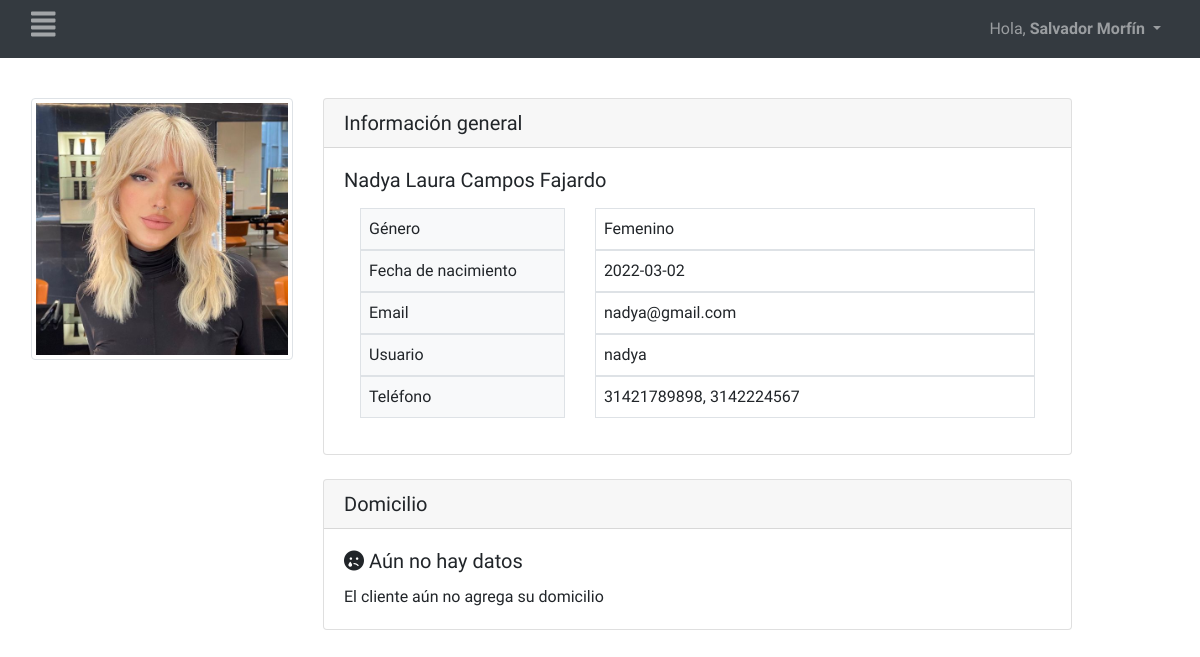
The app's page /vistas/admin/infoCliente.php?id=30 (signed in) with its own data.
### tables this page shows
CREATE TABLE `personas` (
  `id_persona` int(12) NOT NULL,
  `fk_tipoUsuario` int(12) NOT NULL,
  `fk_estado` int(12) NOT NULL,
  `nombres` varchar(30) NOT NULL,
  `apellidoPaterno` varchar(20) NOT NULL,
  `apellidoMaterno` varchar(20) NOT NULL,
  `genero` varchar(35) NOT NULL,
  `fechaNacimiento` date NOT NULL,
  `email` varchar(50) NOT NULL,
  `usuario` varchar(30) NOT NULL,
  `password` varchar(100) NOT NULL,
  `telefono1` varchar(50) NOT NULL,
  `telefono2` varchar(50) NOT NULL,
  `foto` varchar(250) NOT NULL,
  `CURP` varchar(20) DEFAULT NULL,
  `RFC` varchar(20) DEFAULT NULL,
  `numSeguro` int(20) DEFAULT NULL,
  `salario` int(20) DEFAULT NULL,
  `estadoCivil` varchar(25) DEFAULT NULL,
  `fechaRegistro` timestamp NOT NULL DEFAULT current_timestamp(),
  `tipoSangre` varchar(15) DEFAULT NULL,
  `areaTrabajo` varchar(30) NOT NULL
);

### vistas/admin/infoCliente.php (the view, shortened to what this page needs)
<?php include("../../templates/admin/header.php"); ?>
<?php
$mysqli = emple($_REQUEST['id']);
function emple($id)
{
    include '../../funciones/BD.php';
    $sentencia = "SELECT P.*, D.tipo, E.nombre FROM personas P
    INNER JOIN tipousuarios D on P.fk_tipoUsuario=D.id_tipoUsuario
    INNER JOIN estados E on P.fk_estado=E.id_estado WHERE P.fk_estado=1 AND P.id_persona='" . $id . "'";
    $resultado = mysqli_query($mysqli, $sentencia);
    $result = mysqli_fetch_assoc($resultado);
    $sql1 = "SELECT * FROM `domicilios` WHERE fk_persona='" . $id . "'";
    $domicilio = mysqli_query($mysqli, $sql1);
    $row1 = mysqli_fetch_assoc($domicilio);
?>
    <div class="container-fluid">
        <div class="row">
            <div class="col-md-3" style="text-align: center">
                <?php echo "<img  src='../../assets/img/empleados/";
                echo $result['foto'];
                echo "'class='img-thumbnail'>";
                ?>
            </div>
            <div class="col-md-8">
                <div class="card">
                    <h5 class="card-header">Información general</h5>
                    <div class="card-body">
                        <h5 class="card-title"><?php echo $result['nombres'] ?> <?php echo $result['apellidoPaterno']; ?> <?php echo $result['apellidoMaterno']; ?></h5>
                        <p class="card-text">
                        <div class="container px-3">
                            <div class="row gx-3">
                                <div class="col-4">
                                    <div class="p-2 border bg-light">Género</div>
                                </div>
                                <div class="col-8">
                                    <div class="p-2 border"><?php echo $result['genero']; ?></div>
                                </div>
                            </div>
                        </div>
                        <div class="container px-3">
                            <div class="row gx-3">
                                <div class="col-4">
                                    <div class="p-2 border bg-light">Fecha de nacimiento</div>
                                </div>
                                <div class="col-8">
                                    <div class="p-2 border"><?php echo $result['fechaNacimiento']; ?></div>
                                </div>
                            </div>
                        </div>
                        <div class="container px-3">
                            <div class="row gx-3">
                                <div class="col-4">
                                    <div class="p-2 border bg-light">Email</div>
                                </div>
                                <div class="col-8">
                                    <div class="p-2 border"><?php echo $result['email']; ?></div>
                                </div>
                            </div>
                        </div>
                        <div class="container px-3">
                            <div class="row gx-3">
                                <div class="col-4">
                                    <div class="p-2 border bg-light">Usuario</div>
                                </div>
                                <div class="col-8">
                                    <div class="p-2 border"><?php echo $result['usuario']; ?></div>
                                </div>
                            </div>
                        </div>
                        <div class="container px-3">
                            <div class="row gx-3">
                                <div class="col-4">
                                    <div class="p-2 border bg-light">Teléfono</div>
                                </div>
                                <div class="col-8">
                                    <div class="p-2 border"><?php echo $result['telefono1']; ?>, <?php echo $result['telefono2']; ?></div>
                                </div>
                            </div>
                        </div>
                        </p>
                    </div>
                </div><br>
                <div class="card">
                    <h5 class="card-header">Domicilio</h5>
                    <?php
                    if (mysqli_num_rows($domicilio) > 0) {
                    ?>
                        <div class="card-body">
                            <p class="card-text">
                            <div class="container px-3">
                                <div class="row gx-3">
                                    <div class="col-4">
                                        <div class="p-2 border bg-light">Localidad</div>
                                    </div>
                                    <div class="col-8">
                                        <div class="p-2 border"><?php echo $row1['localidad'] ?></div>
                                    </div>
                                </div>
                            </div>
                            <div class="container px-3">
                                <div class="row gx-3">
                                    <div class="col-4">
                                        <div class="p-2 border bg-light">Colonia</div>
                                    </div>
                                    <div class="col-8">
                                        <div class="p-2 border"><?php echo $row1['colonia'] ?></div>
                                    </div>
                                </div>
                            </div>
                            <div class="container px-3">
                                <div class="row gx-3">
                                    <div class="col-4">
                                        <div class="p-2 border bg-light">Calle</div>
                                    </div>
                                    <div class="col-8">
                                        <div class="p-2 border"><?php echo $row1['calle'] ?></div>
                                    </div>
                                </div>
                            </div>
                            <div class="container px-3">
                                <div class="row gx-3">
                                    <div class="col-4">
                                        <div class="p-2 border bg-light">Número Interior</div>
                                    </div>
                                    <div class="col-8">
                                        <div class="p-2 border"><?php echo $row1['numInterior'] ?></div>
                                    </div>
                                </div>
                            </div>
                            <div class="container px-3">
                                <div class="row gx-3">
                                    <div class="col-4">
                                        <div class="p-2 border bg-light">Número exterior</div>
                                    </div>
                                    <div class="col-8">
                                        <div class="p-2 border"><?php echo $row1['numExterior'] ?></div>
                                    </div>
                                </div>
                            </div>
                            <div class="container px-3">
                                <div class="row gx-3">
                                    <div class="col-4">
                                        <div class="p-2 border bg-light">Código Postal</div>
                                    </div>
                                    <div class="col-8">
                                        <div class="p-2 border"><?php echo $row1['codigoPostal'] ?></div>
                                    </div>
                                </div>
                            </div>
                            </p>
                        </div>
                </div>
            </div>
        <?php } else { ?>
            <div class="card-body">
                <h5 class="card-title"><i class="fa-solid fa-face-sad-tear"></i> Aún no hay datos</h5>
                <p class="card-text">El cliente aún no agrega su domicilio</p>
            <?php } ?>
            </div>
        </div>
    </div>
    </div>
<?php } ?>
<?php include("../../templates/admin/footer.php"); ?>

### templates/admin/header.php (shortened to what this page needs)
<!DOCTYPE html>
<html lang="en">
<head>
    <link href="https://cdn.jsdelivr.net/npm/bootstrap@5.1.3/dist/css/bootstrap.min.css" rel="stylesheet">
    <link rel="stylesheet" type="text/css" href="https://cdn.datatables.net/1.11.4/css/jquery.dataTables.css">
    <link rel="stylesheet" href="https://stackpath.bootstrapcdn.com/bootstrap/4.1.0/css/bootstrap.min.css">
    <link rel="stylesheet" href="../../assets/css/style.css">
</head>
<body>
<?php
include '../../funciones/BD.php';
if(isset($_SESSION["id_persona"]))
{
	$resultado1 = mysqli_query($mysqli, "SELECT * FROM personas WHERE id_persona = '".$_SESSION["id_persona"]."' LIMIT 1");
	$datos = $resultado1->fetch_assoc();
}
?>
<?php
if ((isset($_SESSION['id_persona']) && $datos['fk_tipoUsuario'] == 1)) { ?>
<nav class="navbar navbar-expand-lg navbar navbar-dark bg-dark">
  <div class="container-fluid">
  <a id="abrir" class="abrir-cerrar" href="javascript:void(0)" onclick="mostrar()">
<h3><i class="fas fa-align-justify"></i></h3></a>
     <ul class="navbar-nav nav navbar-nav pull-xs-right">
    <div class="collapse navbar-collapse" id="navbarNav">
        <li class="nav-item dropdown">
          <a class="nav-link dropdown-toggle" href="#" id="navbarDropdown" role="button" data-bs-toggle="dropdown" aria-expanded="false">
          Hola, <strong><?php echo $datos['nombres'],' ', $datos['apellidoPaterno'] ?></strong>
          </a>
        </li>
      </ul>
    </div>
</nav>
<div id="contenido">
<?php } ?>
<br>

### templates/admin/footer.php (shortened to what this page needs)
</div>
</body>
</html>

### assets/css/style.css (style rules this page uses)
body { font-family: 'Mulish', sans-serif; background: #FFFFFF; }
#contenido { transition: margin-left .4s; padding: 1rem; }
.abrir-cerrar { color: #fdfdfd8c; font-size:1rem; }

### records on screen
personas: nombres "Salvador", apellidoPaterno "Morfín"
personas: foto (picture), nombres "Nadya Laura", apellidoPaterno "Campos", apellidoMaterno "Fajardo", genero "Femenino", fechaNacimiento "2022-03-02", email "nadya@gmail.com", usuario "nadya", telefono1 "31421789898", telefono2 "3142224567"
